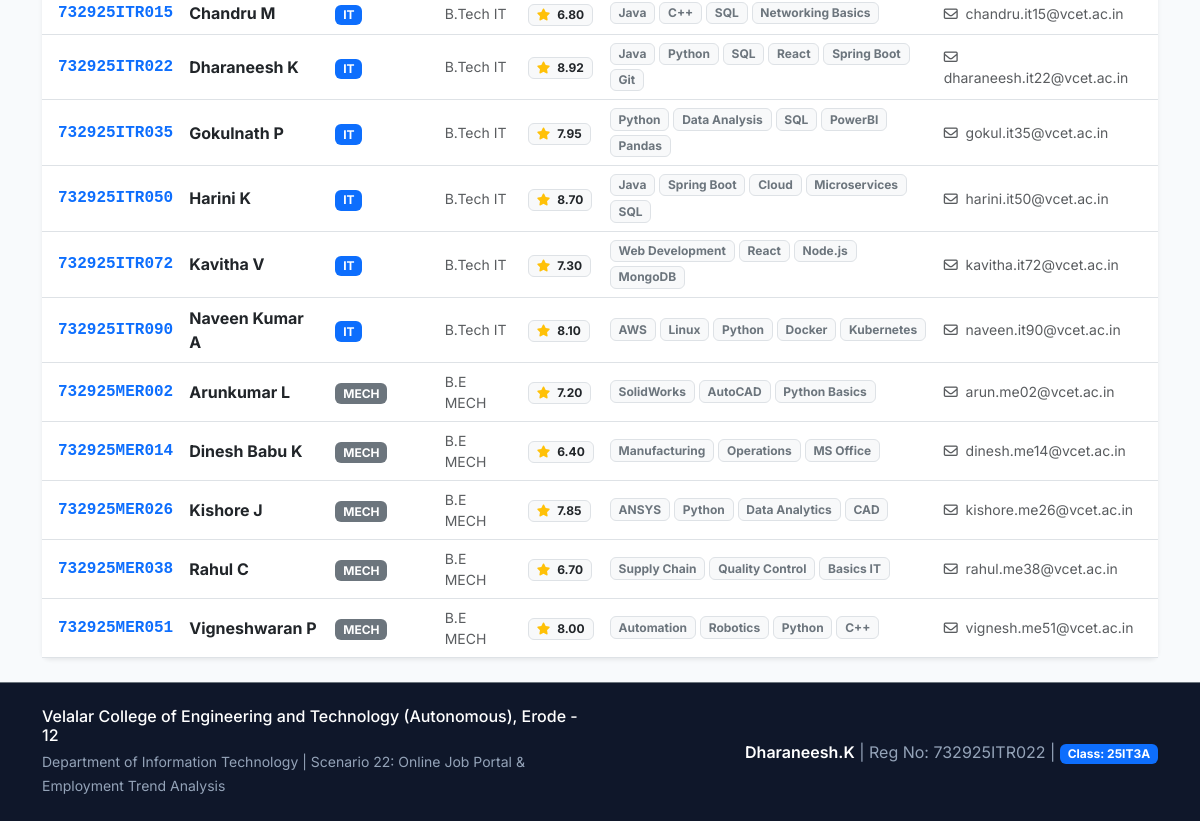
Before: /students (lower part) with the older database file.
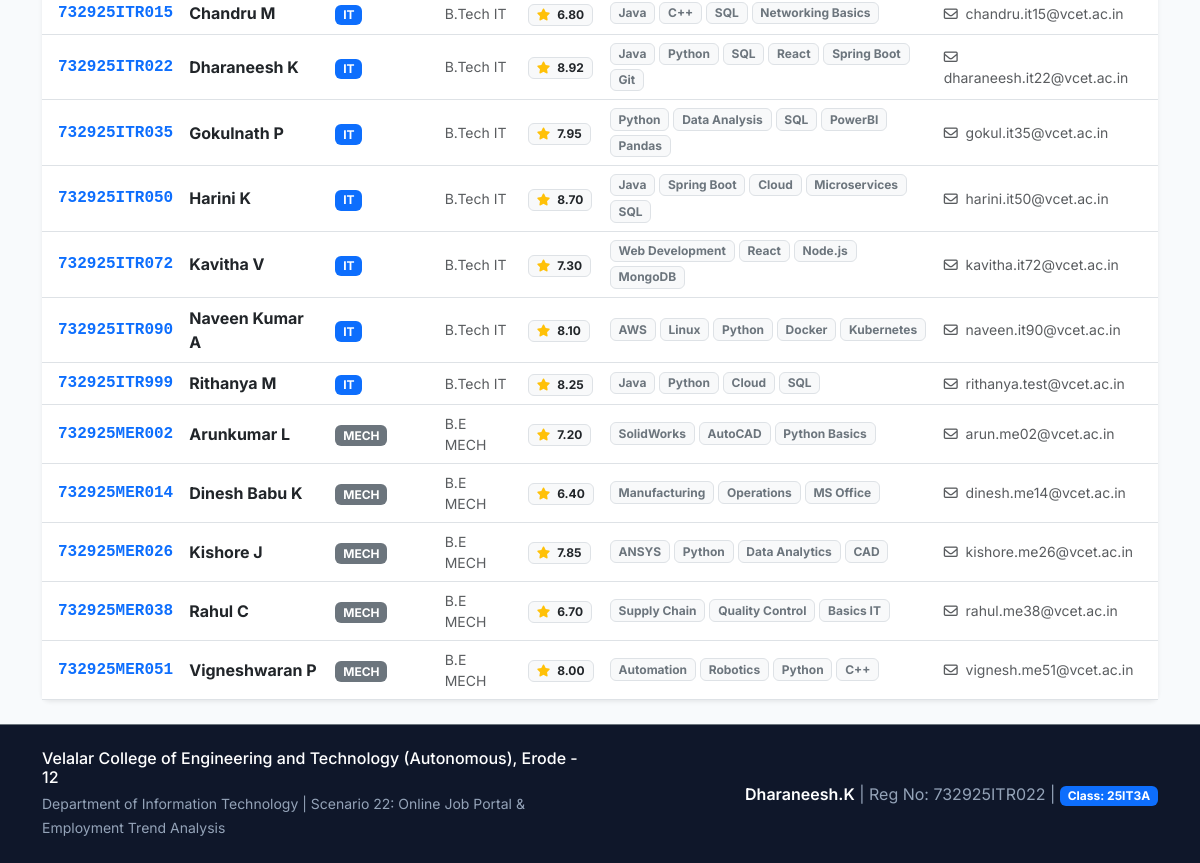
After: the same page with the newer database file.
### tables this page shows
CREATE TABLE students (
    student_id VARCHAR(20) PRIMARY KEY,
    name VARCHAR(100) NOT NULL,
    department VARCHAR(50) NOT NULL,
    qualification VARCHAR(50) NOT NULL,
    cgpa REAL NOT NULL CHECK(cgpa >= 0.0 AND cgpa <= 10.0),
    skills TEXT NOT NULL,
    email VARCHAR(100) UNIQUE NOT NULL,
    phone VARCHAR(15) NOT NULL,
    created_at TIMESTAMP DEFAULT CURRENT_TIMESTAMP
);

### web/app.py (the view)
@app.route("/students")
def students():
    search = request.args.get("q", "").strip()
    conn = get_db()
    cursor = conn.cursor()
    if search:
        cursor.execute("""
            SELECT * FROM students
            WHERE name LIKE ? OR student_id LIKE ? OR department LIKE ? OR skills LIKE ?
            ORDER BY department, student_id;
        """, (f"%{search}%", f"%{search}%", f"%{search}%", f"%{search}%"))
    else:
        cursor.execute("SELECT * FROM students ORDER BY department, student_id;")
    all_students = cursor.fetchall()
    conn.close()
    return render_template("students.html", students=all_students, search_query=search)

### web/app.py (called while the page is built)
def get_db():
    conn = sqlite3.connect(DB_PATH)
    conn.row_factory = sqlite3.Row
    conn.execute("PRAGMA foreign_keys = ON;")
    return conn

### web/templates/students.html (shortened to what this page needs)
{% extends "base.html" %}
{% block content %}
<div class="card border-0 shadow-sm rounded-3">
    <div class="card-body p-0">
        <div class="table-responsive">
            <table class="table table-hover align-middle mb-0">
                <tbody>
                    {% for s in students %}
                    <tr>
                        <td class="ps-3 fw-semibold text-primary font-monospace">{{ s.student_id }}</td>
                        <td>
                            <span class="fw-bold text-dark">{{ s.name }}</span>
                        </td>
                        <td>
                            <span class="badge {% if s.department == 'IT' %}bg-primary{% elif s.department == 'CSE' %}bg-info text-dark{% elif s.department == 'ECE' %}bg-success{% elif s.department == 'EEE' %}bg-warning text-dark{% else %}bg-secondary{% endif %}">
                                {{ s.department }}
                            </span>
                        </td>
                        <td class="small text-muted">{{ s.qualification }}</td>
                        <td>
                            <span class="badge bg-light text-dark border fw-bold px-2 py-1">
                                <i class="fa-solid fa-star text-warning me-1"></i> {{ "%.2f"|format(s.cgpa) }}
                            </span>
                        </td>
                        <td>
                            <div class="d-flex flex-wrap gap-1" style="max-width: 320px;">
                                {% for skill in s.skills.split(',') %}
                                <span class="badge bg-light text-secondary border" style="font-size: 0.75rem;">{{ skill.strip() }}</span>
                                {% endfor %}
                            </div>
                        </td>
                        <td class="small">
                            <a href="mailto:{{ s.email }}" class="text-decoration-none text-muted">
                                <i class="fa-regular fa-envelope me-1"></i> {{ s.email }}
                            </a>
                        </td>
                    </tr>
                    {% endfor %}
                </tbody>
            </table>
        </div>
    </div>
</div>
{% endblock %}

Changed rows visible on the page:
added students: student_id "732925ITR999", name "Rithanya M", department "IT", qualification "B.Tech IT", cgpa "8.25", strip "Java" "Python" "Cloud" "SQL", email "rithanya.test@vcet.ac.in"
